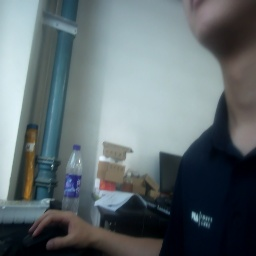
//> input picture Preprocess_Lime/Lime_NEON+OpenMP/data/38.jpg, 256 x 256 px
$ ./lime_opt   (built with g++ and OpenCV 4)
//> lines starting //> are read from the running program, lines starting //| are printed output that depends on the picture
//> further down, img_in is the input picture: 256 rows x 256 cols, CV_8UC3; mean B, G, R 113.3, 109.4, 97.8
#include <opencv2/core/core.hpp>	   // OpenCV 核心模块，包含了基本的数据结构和算法
#include <opencv2/highgui/highgui.hpp> // OpenCV GUI 模块，包含了图像和视频的 I/O 函数
#include <opencv2/imgproc/imgproc.hpp> // OpenCV 图像处理模块，包含了图像处理函数
#include <opencv2/imgproc/types_c.h>
#include <opencv2/opencv.hpp>
#include <iostream> // 输入输出流库
#include <cstring>
#include <math.h>
#include <complex.h>
#include <vector>
#include <cmath>
#include <omp.h>
#include <arm_neon.h>

using namespace std;

namespace LIME
{

	class lime
	{
	public:
		cv::Mat img_norm; // 输入图像归一化
		cv::Mat R;
		cv::Mat out_lime; // 增强后的图像
		cv::Mat dv;
		cv::Mat dh;
		cv::Mat T_hat; // 初始化的光照图
		cv::Mat W;	   // 权重矩阵
		cv::Mat veCDD;
		int channel; // 存储图像通道数
		int row;	 // 图像的行数
		int col;	 // 图像的列数
		float alpha = 1;
		float rho = 2;
		float gamma = 0.7;
		float epsilon; // 迭代系数
		float thd;	   // 迭代收敛时间阈值

	public:
		lime(cv::Mat src);
		cv::Mat Mat2Vec(cv::Mat mat);							  // 矩阵向量化
		cv::Mat reshape1D(cv::Mat mat);							  // 按行压缩矩阵到一维
		cv::Mat getReal(cv::Mat mat);							  // 获取矩阵实部
		cv::Mat derivative(cv::Mat matrix);						  // 求解矩阵导数
		cv::Mat solveT(cv::Mat G, cv::Mat Z, float u);			  // 求解子问题T
		cv::Mat solveG(cv::Mat T, cv::Mat Z, float u, cv::Mat W); // 求解子问题G
		cv::Mat solveZ(cv::Mat T, cv::Mat G, cv::Mat Z, float u); // 求解子问题Z
		cv::Mat Dev(int n, int k);								  // 求解矩阵一阶导数
		cv::Mat getMax(const cv::Mat &bgr);						  // 获取色彩通道最大值
		cv::Mat optIllumMap();									  // 获取优化后光照图
		cv::Mat enhance(cv::Mat &src);							  // 图像增强

		// [4 lines left out: function comp, not called in this run]

		void weightStrategy();
		void _init_IllumMap(cv::Mat src);
		void Illum_filter(cv::Mat &img_in, cv::Mat &img_out); // 滤波、GAMMA矫正
		void Illumination(cv::Mat &src, cv::Mat &out);		  // 求解每个像素的光照强度
		void fft2(const cv::Mat &input, cv::Mat &output, int opt);
		void fft2_neon(const cv::Mat &input, cv::Mat &output, int opt);
		int ReverseBin(int a, int n);
		float solveU(float u); // 求解子问题u
		float Frobenius(cv::Mat mat);
	};

	// 构造函数
	lime::lime(cv::Mat src)
	{
		// 获取输入图像的通道数
		channel = src.channels();
//> channel = 3
	}

	// 光照图初始化
	void lime::_init_IllumMap(cv::Mat src)
	{
		// 将输入图像转换为 float 类型，并进行归一化
		src.convertTo(img_norm, CV_32F, 1 / 255.0, 0);
		// 获取归一化图像的大小
		cv::Size sz(img_norm.size());
//> sz = Size(256, 256)
		row = img_norm.rows;
//> row = 256
		col = img_norm.cols;
//> col = 256
		// 构建初始照明图T
		T_hat = lime::getMax(img_norm);
		// 求T_hat的f范数
		epsilon = Frobenius(T_hat) * 0.001;
		dv = Dev(row, 1);
		dh = Dev(col, -1);
		float u = dv.at<float>(0, 0);
		float u2 = dh.at<float>(0, 0);
		veCDD = cv::Mat(1, row * col, CV_32F, cv::Scalar::all(0.0));
		// 定义一维矩阵并初始化为0
		veCDD.at<float>(0, 0) = 4;
		veCDD.at<float>(0, 1) = -1;
		veCDD.at<float>(0, row) = -1;
		veCDD.at<float>(0, row * col - 1) = -1;
		veCDD.at<float>(0, row * col - row) = -1;
	}

	// 获取色彩通道最大值
	cv::Mat lime::getMax(const cv::Mat &bgr)
	{
		cv::Mat temp_mat(row, col, CV_32F, cv::Scalar::all(0.0));
		std::vector<cv::Mat> img_norm_rgb;
		cv::Mat img_norm_b, img_norm_g, img_norm_r;
		cv::split(bgr, img_norm_rgb);
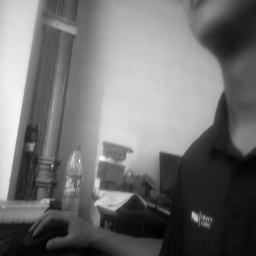
//> img_norm_rgb[0]: 256 rows x 256 cols, CV_32FC1; min 0, max 1, mean 0.444
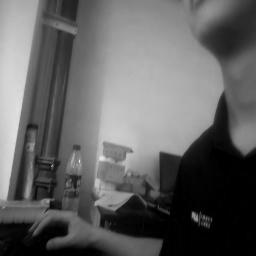
//> img_norm_rgb[2]: 256 rows x 256 cols, CV_32FC1; min 0, max 0.953, mean 0.383
		img_norm_g = img_norm_rgb.at(0);
		img_norm_b = img_norm_rgb.at(1);
		img_norm_r = img_norm_rgb.at(2);

#pragma omp parallel sections
		{
#pragma omp section
			{
				// 使用NEON加速计算最大值
				for (int i = 0; i < row / 2; i++)
				{
					// 每次处理4个元素
					for (int j = 0; j < col / 2; j += 4)
					{
//> (the run ends here: the program needs code that is not available in this run, at `float32x4_t g = vld1q_f32(img_norm_g.ptr<float>(i) + j);`)

$ run again, with Preprocess_Lime/Lime_NEON+OpenMP/data/1.jpg copied over Preprocess_Lime/Lime_NEON+OpenMP/data/38.jpg
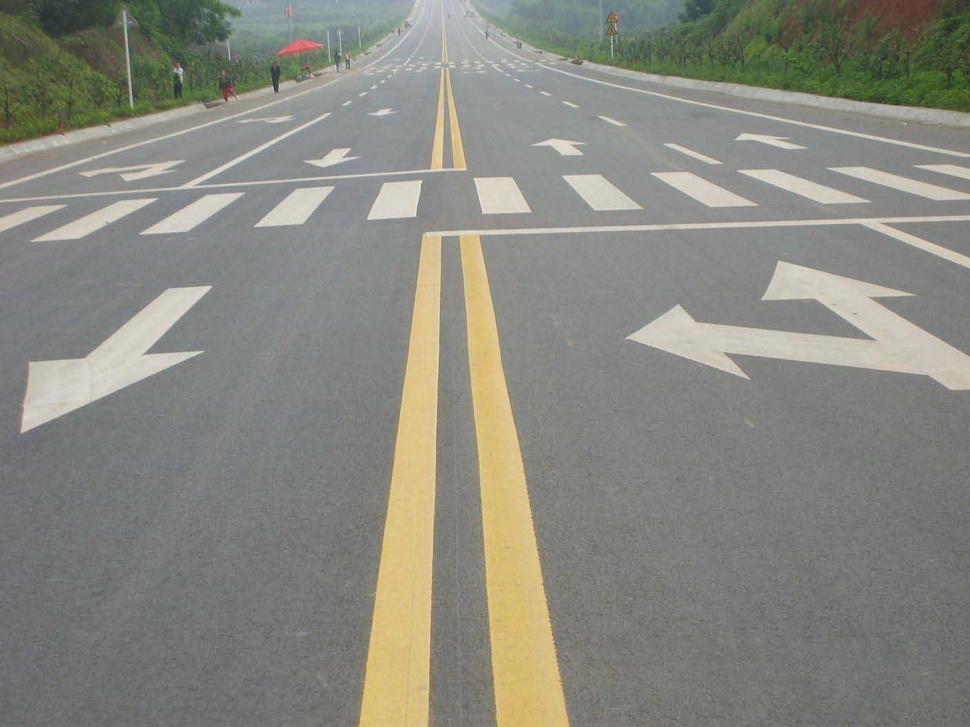
//> input picture Preprocess_Lime/Lime_NEON+OpenMP/data/1.jpg, 970 x 727 px, shrunk from 1408 x 1056 before the run
//> img_in is the input picture: 727 rows x 970 cols, CV_8UC3; mean B, G, R 127.6, 136.1, 136
//> in getMax, `cv::split(bgr, img_norm_rgb);`:
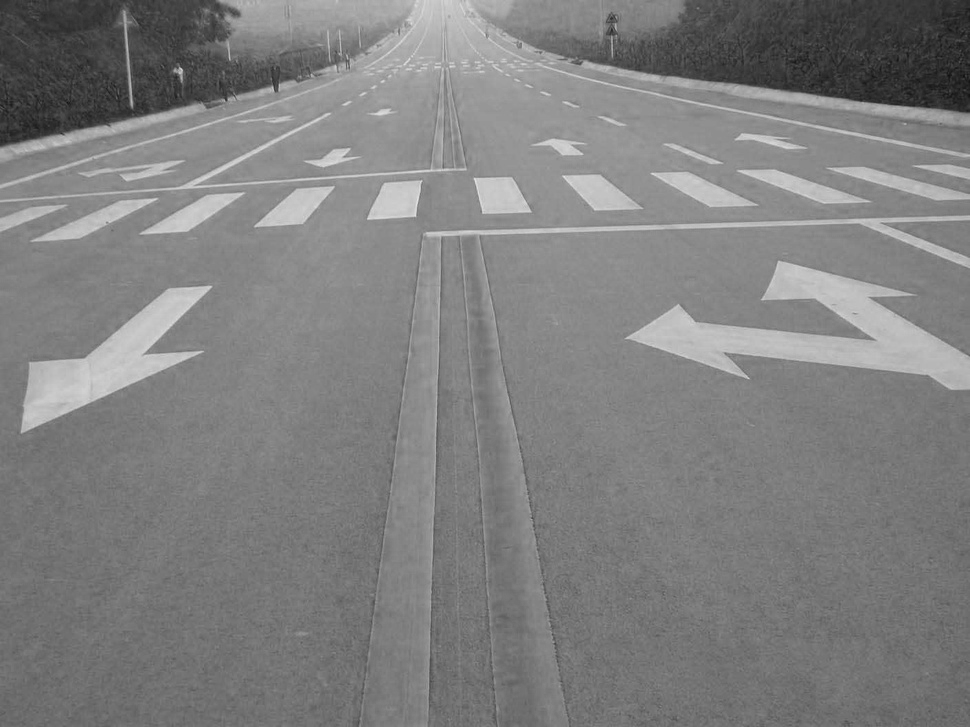
//> img_norm_rgb[0]: 727 rows x 970 cols, CV_32FC1; min 0.0667, max 0.898, mean 0.5
//> in getMax, `cv::split(bgr, img_norm_rgb);`:
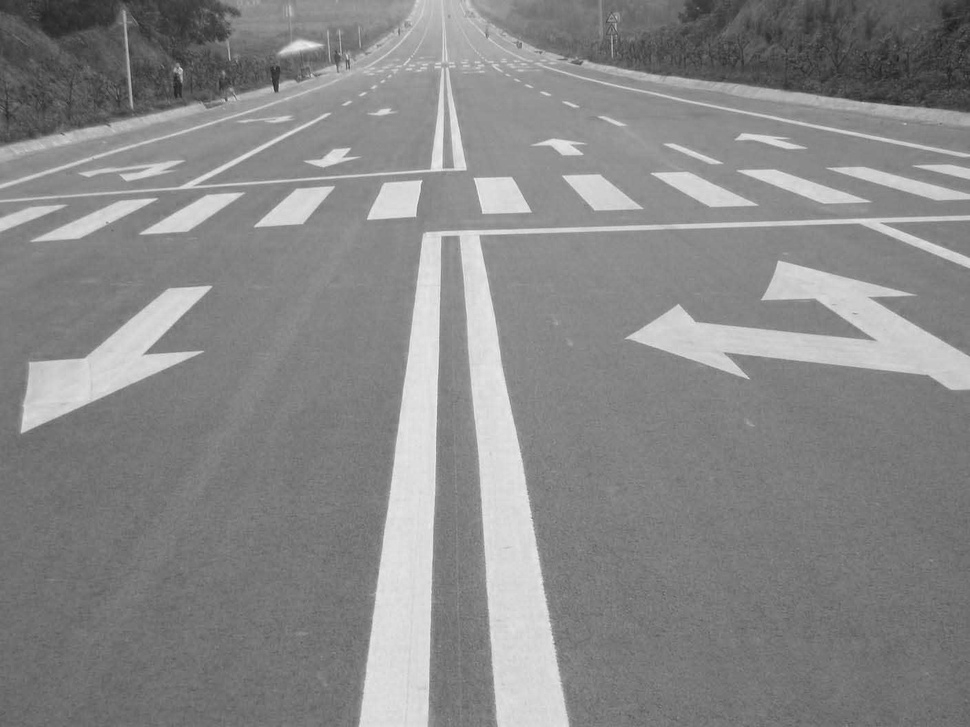
//> img_norm_rgb[2]: 727 rows x 970 cols, CV_32FC1; min 0.11, max 0.961, mean 0.533

$ run again, with Preprocess_Lime/Lime_NEON+OpenMP/data/128.jpg copied over Preprocess_Lime/Lime_NEON+OpenMP/data/38.jpg
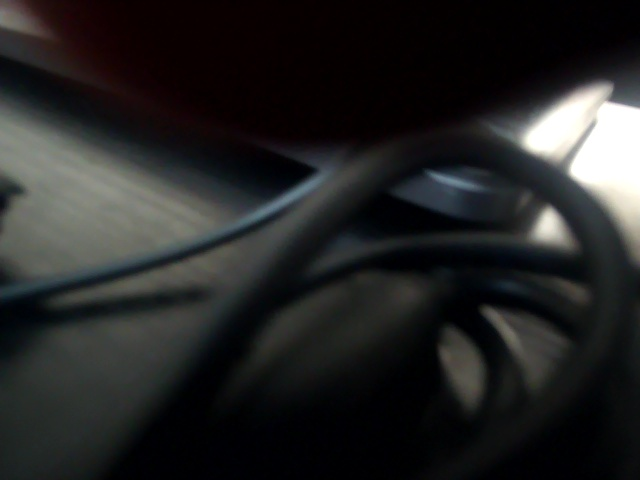
//> input picture Preprocess_Lime/Lime_NEON+OpenMP/data/128.jpg, 640 x 480 px
//> img_in is the input picture: 480 rows x 640 cols, CV_8UC3; mean B, G, R 36.7, 36.8, 36.6
//> in getMax, `cv::split(bgr, img_norm_rgb);`:
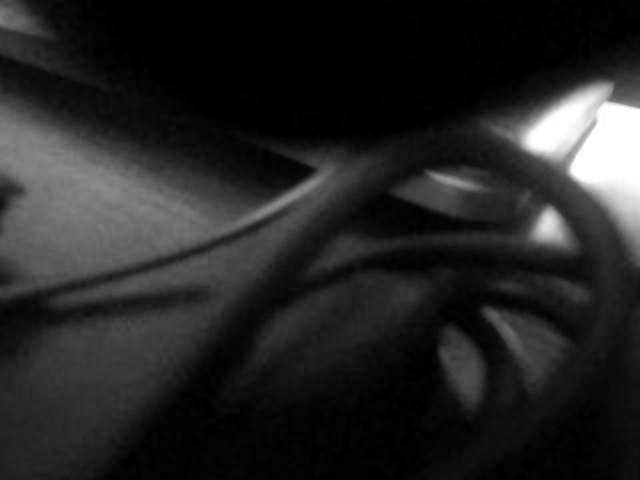
//> img_norm_rgb[0]: 480 rows x 640 cols, CV_32FC1; min 0, max 1, mean 0.144
//> in getMax, `cv::split(bgr, img_norm_rgb);`:
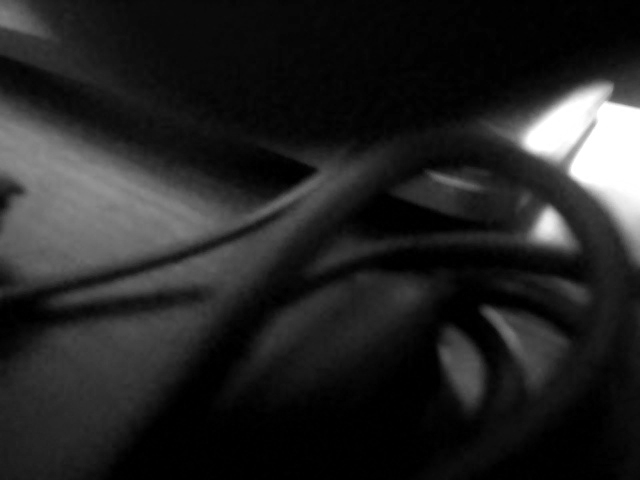
//> img_norm_rgb[2]: 480 rows x 640 cols, CV_32FC1; min 0, max 1, mean 0.144

$ run again, with Preprocess_Lime/Lime_NEON+OpenMP/data/47.jpg copied over Preprocess_Lime/Lime_NEON+OpenMP/data/38.jpg
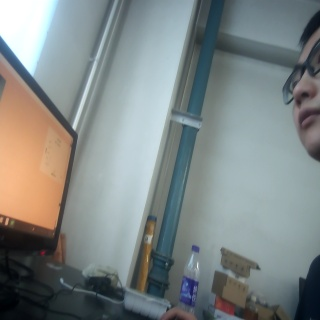
//> input picture Preprocess_Lime/Lime_NEON+OpenMP/data/47.jpg, 320 x 320 px
//> img_in is the input picture: 320 rows x 320 cols, CV_8UC3; mean B, G, R 133.5, 134.3, 127.3
//> in getMax, `cv::split(bgr, img_norm_rgb);`:
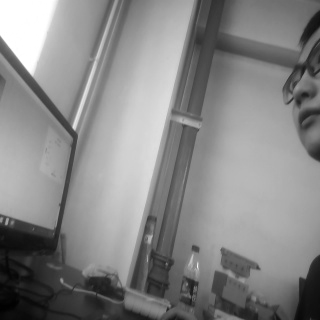
//> img_norm_rgb[1]: 320 rows x 320 cols, CV_32FC1; min 0, max 1, mean 0.527
//> in getMax, `cv::split(bgr, img_norm_rgb);`:
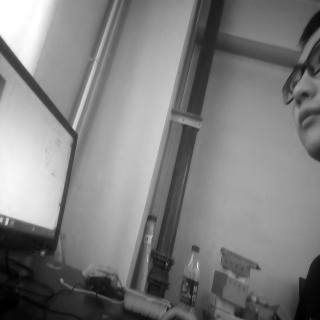
//> img_norm_rgb[2]: 320 rows x 320 cols, CV_32FC1; min 0, max 1, mean 0.499
